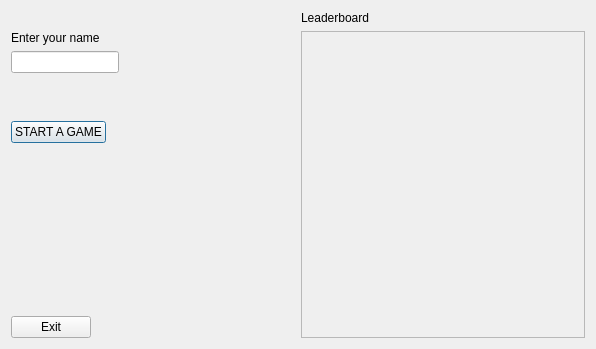
<?xml version="1.0" encoding="UTF-8"?>
<ui version="4.0">
 <class>Dialog</class>
 <widget class="QDialog" name="Dialog">
  <property name="geometry">
   <rect>
    <x>0</x>
    <y>0</y>
    <width>596</width>
    <height>349</height>
   </rect>
  </property>
  <property name="minimumSize">
   <size>
    <width>596</width>
    <height>0</height>
   </size>
  </property>
  <property name="maximumSize">
   <size>
    <width>596</width>
    <height>349</height>
   </size>
  </property>
  <property name="cursor">
   <cursorShape>ArrowCursor</cursorShape>
  </property>
  <property name="windowTitle">
   <string>--- Code Trivia ---</string>
  </property>
  <property name="windowIcon">
   <iconset>
    <normaloff>brainstorm.png</normaloff>brainstorm.png</iconset>
  </property>
  <property name="autoFillBackground">
   <bool>false</bool>
  </property>
  <layout class="QGridLayout" name="gridLayout">
   <item row="1" column="1">
    <widget class="QScrollArea" name="scrollArea">
     <property name="widgetResizable">
      <bool>true</bool>
     </property>
     <widget class="QWidget" name="scrollAreaWidgetContents">
      <property name="geometry">
       <rect>
        <x>0</x>
        <y>0</y>
        <width>284</width>
        <height>306</height>
       </rect>
      </property>
     </widget>
    </widget>
   </item>
   <item row="0" column="1">
    <widget class="QLabel" name="label_2">
     <property name="text">
      <string>Leaderboard</string>
     </property>
    </widget>
   </item>
   <item row="1" column="0">
    <layout class="QFormLayout" name="formLayout">
     <property name="fieldGrowthPolicy">
      <enum>QFormLayout::AllNonFixedFieldsGrow</enum>
     </property>
     <item row="0" column="0">
      <widget class="QLabel" name="label">
       <property name="text">
        <string>Enter your name</string>
       </property>
       <property name="textFormat">
        <enum>Qt::AutoText</enum>
       </property>
      </widget>
     </item>
     <item row="1" column="0">
      <widget class="QLineEdit" name="lineEdit"/>
     </item>
     <item row="5" column="0">
      <spacer name="verticalSpacer">
       <property name="orientation">
        <enum>Qt::Vertical</enum>
       </property>
       <property name="sizeHint" stdset="0">
        <size>
         <width>20</width>
         <height>40</height>
        </size>
       </property>
      </spacer>
     </item>
     <item row="3" column="0">
      <widget class="QPushButton" name="pushButton">
       <property name="text">
        <string>START A GAME</string>
       </property>
      </widget>
     </item>
     <item row="9" column="0">
      <widget class="QPushButton" name="pushButton_2">
       <property name="autoFillBackground">
        <bool>false</bool>
       </property>
       <property name="text">
        <string>Exit</string>
       </property>
       <property name="autoDefault">
        <bool>true</bool>
       </property>
       <property name="default">
        <bool>false</bool>
       </property>
       <property name="flat">
        <bool>false</bool>
       </property>
      </widget>
     </item>
     <item row="6" column="0">
      <spacer name="verticalSpacer_2">
       <property name="orientation">
        <enum>Qt::Vertical</enum>
       </property>
       <property name="sizeHint" stdset="0">
        <size>
         <width>20</width>
         <height>40</height>
        </size>
       </property>
      </spacer>
     </item>
     <item row="7" column="0">
      <spacer name="verticalSpacer_3">
       <property name="orientation">
        <enum>Qt::Vertical</enum>
       </property>
       <property name="sizeHint" stdset="0">
        <size>
         <width>20</width>
         <height>40</height>
        </size>
       </property>
      </spacer>
     </item>
     <item row="8" column="0">
      <spacer name="verticalSpacer_4">
       <property name="orientation">
        <enum>Qt::Vertical</enum>
       </property>
       <property name="sizeHint" stdset="0">
        <size>
         <width>20</width>
         <height>40</height>
        </size>
       </property>
      </spacer>
     </item>
     <item row="2" column="0">
      <spacer name="verticalSpacer_5">
       <property name="orientation">
        <enum>Qt::Vertical</enum>
       </property>
       <property name="sizeHint" stdset="0">
        <size>
         <width>20</width>
         <height>40</height>
        </size>
       </property>
      </spacer>
     </item>
    </layout>
   </item>
  </layout>
 </widget>
 <tabstops>
  <tabstop>lineEdit</tabstop>
  <tabstop>pushButton</tabstop>
  <tabstop>scrollArea</tabstop>
  <tabstop>pushButton_2</tabstop>
 </tabstops>
 <resources/>
 <connections>
  <connection>
   <sender>pushButton_2</sender>
   <signal>clicked()</signal>
   <receiver>Dialog</receiver>
   <slot>close()</slot>
   <hints>
    <hint type="sourcelabel">
     <x>52</x>
     <y>325</y>
    </hint>
    <hint type="destinationlabel">
     <x>297</x>
     <y>174</y>
    </hint>
   </hints>
  </connection>
 </connections>
</ui>
